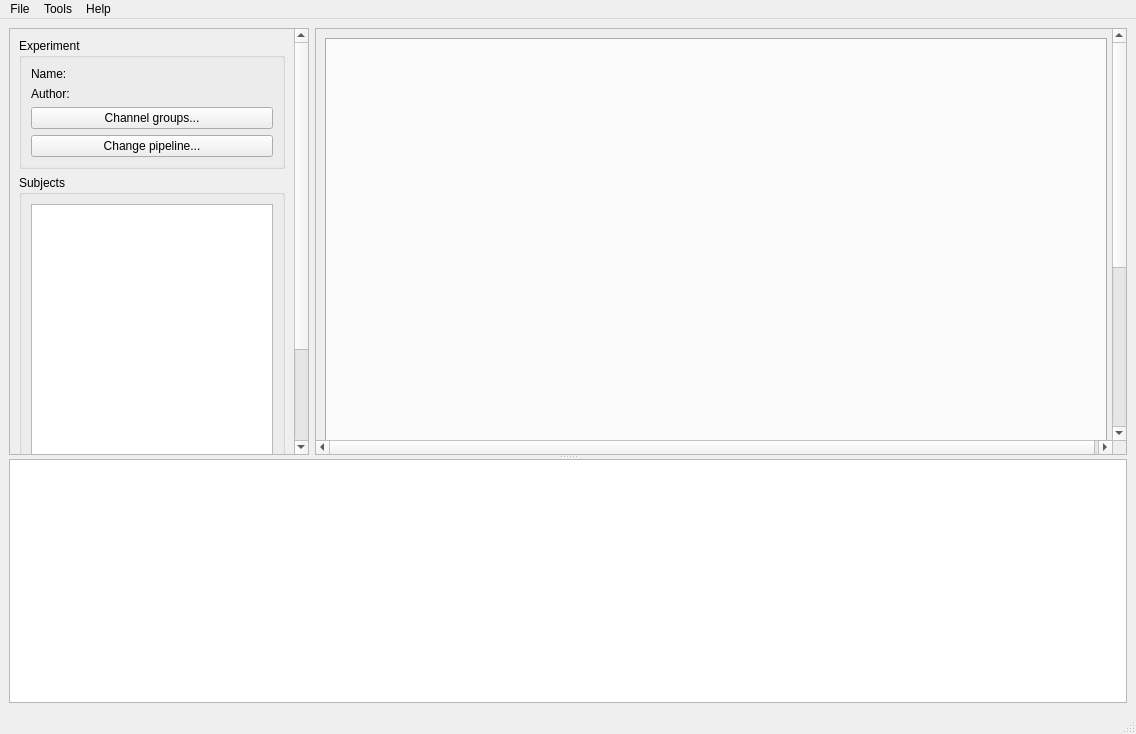
<?xml version="1.0" encoding="UTF-8"?>
<ui version="4.0">
 <class>MainWindow</class>
 <widget class="QMainWindow" name="MainWindow">
  <property name="geometry">
   <rect>
    <x>0</x>
    <y>0</y>
    <width>1136</width>
    <height>734</height>
   </rect>
  </property>
  <property name="windowTitle">
   <string>Meggie</string>
  </property>
  <widget class="QWidget" name="centralwidget">
   <layout class="QGridLayout" name="gridLayout">
    <item row="0" column="0">
     <widget class="QSplitter" name="splitterTopBottom">
      <property name="orientation">
       <enum>Qt::Vertical</enum>
      </property>
      <widget class="QWidget" name="gridLayoutWidget">
       <layout class="QGridLayout" name="gridLayoutTop">
        <item row="0" column="0">
         <widget class="QScrollArea" name="scrollAreaLeft">
          <property name="minimumSize">
           <size>
            <width>300</width>
            <height>0</height>
           </size>
          </property>
          <property name="maximumSize">
           <size>
            <width>300</width>
            <height>16777215</height>
           </size>
          </property>
          <property name="focusPolicy">
           <enum>Qt::NoFocus</enum>
          </property>
          <property name="widgetResizable">
           <bool>true</bool>
          </property>
          <widget class="QWidget" name="scrollAreaWidgetContents">
           <property name="geometry">
            <rect>
             <x>0</x>
             <y>0</y>
             <width>284</width>
             <height>550</height>
            </rect>
           </property>
           <property name="minimumSize">
            <size>
             <width>250</width>
             <height>550</height>
            </size>
           </property>
           <layout class="QGridLayout" name="gridLayout_2">
            <item row="2" column="0">
             <widget class="QGroupBox" name="groupBoxSubjects">
              <property name="title">
               <string>Subjects</string>
              </property>
              <layout class="QGridLayout" name="gridLayout_12">
               <property name="leftMargin">
                <number>9</number>
               </property>
               <property name="topMargin">
                <number>9</number>
               </property>
               <property name="rightMargin">
                <number>9</number>
               </property>
               <property name="bottomMargin">
                <number>9</number>
               </property>
               <item row="4" column="0">
                <widget class="QPushButton" name="pushButtonAddSubjects">
                 <property name="text">
                  <string>Add new...</string>
                 </property>
                </widget>
               </item>
               <item row="1" column="0">
                <widget class="QListWidget" name="listWidgetSubjects">
                 <property name="selectionMode">
                  <enum>QAbstractItemView::ExtendedSelection</enum>
                 </property>
                </widget>
               </item>
               <item row="3" column="0">
                <widget class="QPushButton" name="pushButtonRemoveSubject">
                 <property name="text">
                  <string>Remove selected</string>
                 </property>
                </widget>
               </item>
               <item row="2" column="0">
                <widget class="QPushButton" name="pushButtonActivateSubject">
                 <property name="text">
                  <string>Activate selected</string>
                 </property>
                </widget>
               </item>
              </layout>
             </widget>
            </item>
            <item row="0" column="0">
             <widget class="QGroupBox" name="groupBoxExperiment">
              <property name="title">
               <string>Experiment</string>
              </property>
              <layout class="QGridLayout" name="gridLayout_4">
               <item row="1" column="1" colspan="2">
                <widget class="QLabel" name="labelExperimentAuthorValue">
                 <property name="text">
                  <string/>
                 </property>
                </widget>
               </item>
               <item row="1" column="0">
                <widget class="QLabel" name="labelExperimentAuthor">
                 <property name="text">
                  <string>Author:</string>
                 </property>
                </widget>
               </item>
               <item row="0" column="1" colspan="2">
                <widget class="QLabel" name="labelExperimentNameValue">
                 <property name="text">
                  <string/>
                 </property>
                </widget>
               </item>
               <item row="0" column="0">
                <widget class="QLabel" name="labelExperimentName">
                 <property name="text">
                  <string>Name:</string>
                 </property>
                </widget>
               </item>
               <item row="2" column="0" colspan="3">
                <widget class="QPushButton" name="pushButtonChannelGroups">
                 <property name="text">
                  <string>Channel groups...</string>
                 </property>
                </widget>
               </item>
               <item row="3" column="0" colspan="3">
                <widget class="QPushButton" name="pushButtonPipelines">
                 <property name="text">
                  <string>Change pipeline...</string>
                 </property>
                </widget>
               </item>
              </layout>
             </widget>
            </item>
           </layout>
          </widget>
         </widget>
        </item>
        <item row="0" column="1">
         <widget class="QScrollArea" name="scrollAreaRight">
          <property name="focusPolicy">
           <enum>Qt::NoFocus</enum>
          </property>
          <property name="widgetResizable">
           <bool>true</bool>
          </property>
          <widget class="QWidget" name="scrollAreaWidgetContents_2">
           <property name="geometry">
            <rect>
             <x>0</x>
             <y>0</y>
             <width>800</width>
             <height>700</height>
            </rect>
           </property>
           <property name="minimumSize">
            <size>
             <width>800</width>
             <height>700</height>
            </size>
           </property>
           <layout class="QGridLayout" name="gridLayout_3">
            <item row="0" column="0">
             <widget class="QTabWidget" name="tabWidget">
              <property name="enabled">
               <bool>true</bool>
              </property>
              <property name="sizePolicy">
               <sizepolicy hsizetype="Expanding" vsizetype="Expanding">
                <horstretch>0</horstretch>
                <verstretch>0</verstretch>
               </sizepolicy>
              </property>
              <property name="minimumSize">
               <size>
                <width>200</width>
                <height>400</height>
               </size>
              </property>
              <property name="maximumSize">
               <size>
                <width>20000</width>
                <height>16777215</height>
               </size>
              </property>
              <property name="currentIndex">
               <number>-1</number>
              </property>
             </widget>
            </item>
           </layout>
          </widget>
         </widget>
        </item>
       </layout>
      </widget>
      <widget class="QTextEdit" name="textEditConsole">
       <property name="minimumSize">
        <size>
         <width>0</width>
         <height>0</height>
        </size>
       </property>
       <property name="focusPolicy">
        <enum>Qt::NoFocus</enum>
       </property>
      </widget>
     </widget>
    </item>
   </layout>
  </widget>
  <widget class="QMenuBar" name="menubar">
   <property name="geometry">
    <rect>
     <x>0</x>
     <y>0</y>
     <width>1136</width>
     <height>20</height>
    </rect>
   </property>
   <widget class="QMenu" name="menuFile">
    <property name="title">
     <string>File</string>
    </property>
    <addaction name="actionCreateExperiment"/>
    <addaction name="actionOpenExperiment"/>
    <addaction name="actionQuit"/>
   </widget>
   <widget class="QMenu" name="menuTools">
    <property name="title">
     <string>Tools</string>
    </property>
    <addaction name="actionActions"/>
    <addaction name="actionPreferences"/>
   </widget>
   <widget class="QMenu" name="menuHelp">
    <property name="title">
     <string>Help</string>
    </property>
    <addaction name="actionAbout"/>
   </widget>
   <addaction name="menuFile"/>
   <addaction name="menuTools"/>
   <addaction name="menuHelp"/>
  </widget>
  <widget class="QStatusBar" name="statusbar"/>
  <action name="actionCreateExperiment">
   <property name="text">
    <string>Create new experiment...</string>
   </property>
  </action>
  <action name="actionOpenExperiment">
   <property name="text">
    <string>Open experiment...</string>
   </property>
  </action>
  <action name="actionShowExperimentInfo">
   <property name="text">
    <string>Show experiment info...</string>
   </property>
  </action>
  <action name="actionQuit">
   <property name="text">
    <string>Quit</string>
   </property>
  </action>
  <action name="actionShowLog">
   <property name="text">
    <string>Show mne log...</string>
   </property>
  </action>
  <action name="actionPreferences">
   <property name="text">
    <string>Preferences...</string>
   </property>
  </action>
  <action name="actionAbout">
   <property name="text">
    <string>About...</string>
   </property>
  </action>
  <action name="actionActions">
   <property name="text">
    <string>Show past actions...</string>
   </property>
  </action>
 </widget>
 <tabstops>
  <tabstop>scrollAreaLeft</tabstop>
  <tabstop>pushButtonChannelGroups</tabstop>
  <tabstop>listWidgetSubjects</tabstop>
  <tabstop>pushButtonActivateSubject</tabstop>
  <tabstop>pushButtonRemoveSubject</tabstop>
  <tabstop>pushButtonAddSubjects</tabstop>
  <tabstop>scrollAreaRight</tabstop>
  <tabstop>tabWidget</tabstop>
  <tabstop>textEditConsole</tabstop>
 </tabstops>
 <resources/>
 <connections/>
</ui>
